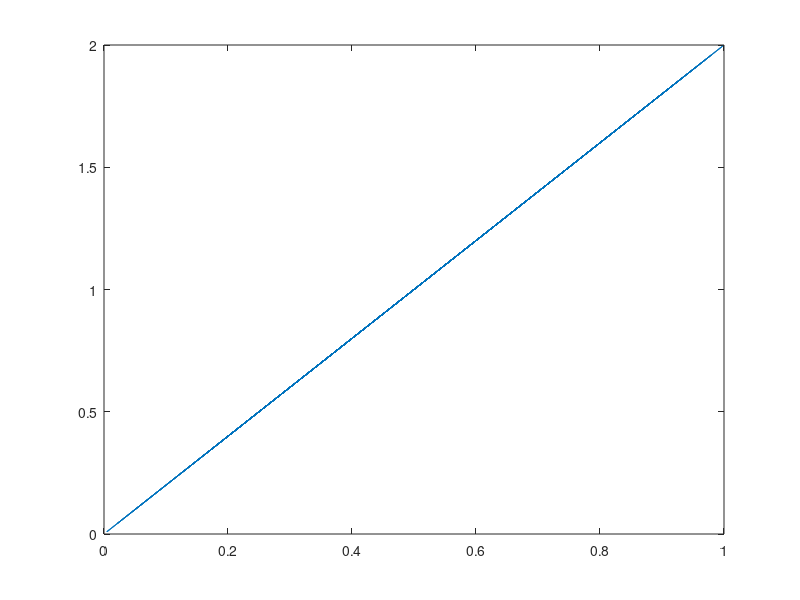

Source code (MATLAB): (Note: this script raises an error after producing the figure.)
%% ML - Preidct the double of a value using linear regression

%% ==================== Initialization ====================

% Clear and Close Figures
clear ; close all; clc

% Generate a training set (vector) of 10 values
X = rand(100,1);
y = X*2;
m = length(X);

% Initialize the parameters(theta) to zero
initial_theta = zeros(2,1);

% Add a 0 column to X
X = [ones(m,1) X];

% Plot data
figure(1);
title ("Arbitrary title");
xlabel ("X");
ylabel ("y (double X)");
f1_legends = ["original"];
plot(X(:,2),y);

%% ==================== Cost function ====================

% Compute the initial Cost
J = costFunction(X,y,initial_theta);
fprintf("Computing initial cost...\n");
fprintf("%f\n\n",  J);
f2_legends = "";

%% ==================== Gradient descent ====================

fprintf('Running Gradient Descent ...\n')
alpha = [0.05 0.1 0.3 0.5 0.55 0.60 0.65 0.70];
num_iters = 100;

for i=1:length(alpha)
    
    [theta, J_history] = gradientDescent(X, y, initial_theta, alpha(i), num_iters);
    fprintf("Theta(alpha=%.2f): %.5f, %.5f˙| cost: %.5f\n", alpha(i), theta(1),theta(2), costFunction(X,y,theta));

    % Plot the linear fit
    figure(1);
    hold on;
    plot(X(:,2),(X * theta));
    f1_legends = [f1_legends;mat2str(alpha(i))];
    legend(f1_legends);

    % Plot cost history
    figure(2);
    hold on;
    plot(J_history(:,1),J_history(:,2));
    f2_legends = [f2_legends;mat2str(alpha(i))];
    legend(f2_legends);
end

% predictions
fprintf("\n");
fprintf("For value 12.3,  we predict a result of %f\n",  [1 12.3] * theta);
fprintf("For value 5,  we predict a result of %f\n",  [1 5] * theta);

%% ==================== Optimizing using fminunc ====================
fprintf("\nOptimizing using fminunc...\n");
options = optimset('GradObj', 'on', 'MaxIter', 100);
[theta, cost] = fminunc(@(t)(costFunction(X, y, t)), initial_theta, options);
fprintf("Theta: %.5f, %.5f˙| cost: %.5f\n", theta(1),theta(2), cost);

%% ==================== Computing theta using normal equation ====================
fprintf("\nComputing theta using normal equation...\n");
theta = pinv(X) * y;
fprintf("Theta: %.5f, %.5f˙| cost: %.5f\n", theta(1),theta(2), costFunction(X,y,theta));
